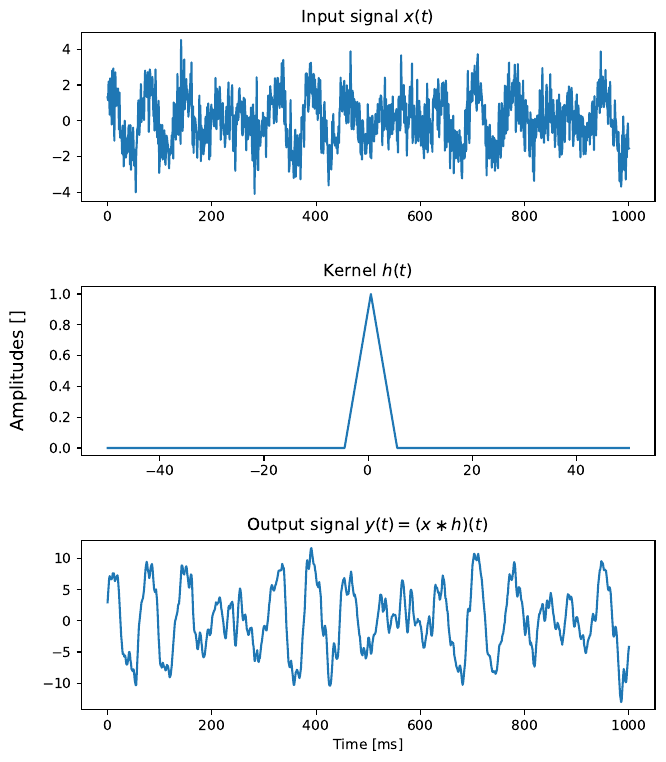

The script that saved this image:
import numpy as np
import scipy.signal as signal

import matplotlib.pyplot as plt
from matplotlib.gridspec import GridSpec

# define time boundaries
tot_time = 1000 # ms
dts_time = 1
num_points = int(tot_time/dts_time) + 1

# generate input signal
xaxis = np.linspace(0, tot_time, num_points)
input = np.sin(0.1*xaxis) + np.cos(0.08*xaxis) + np.random.normal(0,1,num_points)

# generate triangular kernel signal
kernel = np.zeros(100)
n = 0
for i in range(45, 55):
    kernel[i] += n
    if i < 50:
        n+=0.2
    else:
        n-=0.2

# convolve into the output signal. Return 'same' shape
output = np.convolve(input, kernel, 'same')

# plot
fig = plt.figure(figsize=(7.4, 8.8))
gs = GridSpec(3, 1) # (nrows, ncols)
gs.update(wspace = 0.5, hspace = 0.5)

ax = fig.add_subplot(gs[0,:])
ax.set_title("Input signal $x(t)$")
ax.plot(xaxis, input)

ax = fig.add_subplot(gs[1,:])
ax.set_title("Kernel $h(t)$")
ax.plot(np.linspace(-50, 50, 100), kernel)
ax.set_ylabel("Amplitudes []", labelpad=16, size=13)

ax = fig.add_subplot(gs[2,:])
ax.set_title(r"Output signal $y(t) = (x \ast h)(t)$")
ax.plot(xaxis, output)
ax.set_xlabel("Time [ms]")


fig.savefig("convolution_intro.pdf", bbox_inches='tight')
print("convolution_intro.pdf saved.")
plt.close(fig)
